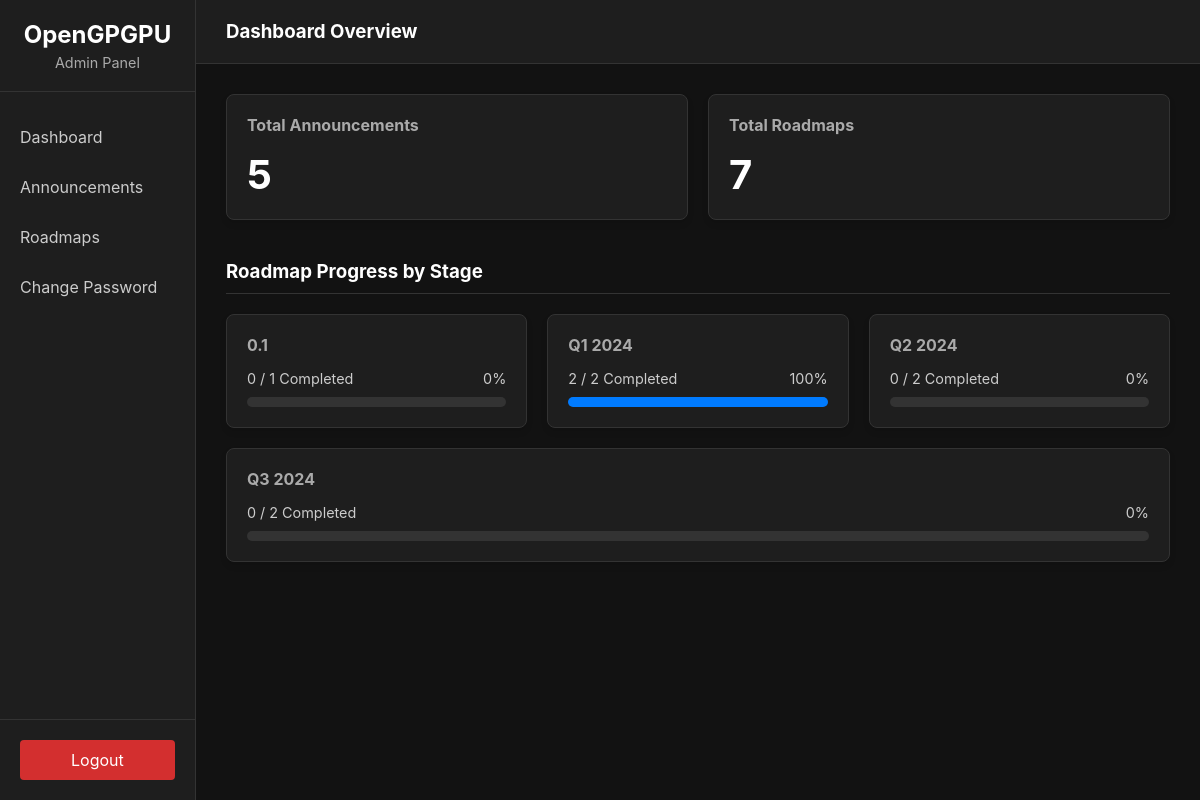
Page /admin/dashboard (signed in) on the earlier database version.
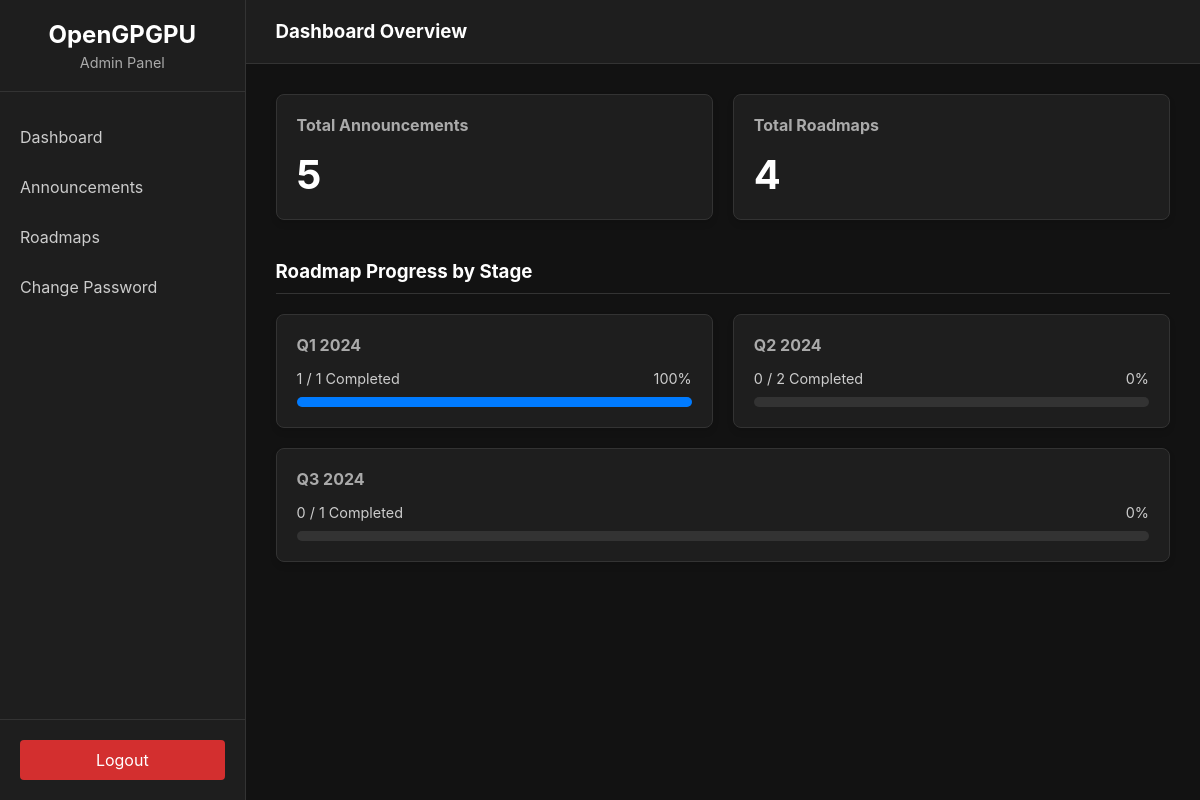
Same page on the later database version.
### app/models/roadmap.py (models this page shows)
class Roadmap(BaseModel):
    __tablename__ = 'roadmaps'
    title = db.Column(db.String(100), nullable=False)
    description = db.Column(db.Text, nullable=True)
    stage = db.Column(db.String(50), nullable=False) # e.g., 'Q1 2024', 'Q2 2024'
    status = db.Column(db.String(20), default='pending') # pending, in_progress, completed
    order = db.Column(db.Integer, default=0)

### app/views/admin.py (the view)
@admin_bp.route('/dashboard')
@login_required
def dashboard():
    from app.services.roadmap_service import RoadmapService
    announcements = AnnouncementService.get_all()
    total_announcements = len(announcements)
    roadmaps_grouped = RoadmapService.get_all_roadmap_grouped()
    roadmap_stats = {}
    total_roadmaps = 0
    for stage, items in roadmaps_grouped.items():
        total_roadmaps += len(items)
        completed = sum(1 for item in items if item.status == 'completed')
        roadmap_stats[stage] = {
            'total': len(items),
            'completed': completed,
            'progress': int((completed / len(items)) * 100) if len(items) > 0 else 0
        }
    return render_template('admin/dashboard.html',
                           total_announcements=total_announcements,
                           total_roadmaps=total_roadmaps,
                           roadmap_stats=roadmap_stats)

### app/__init__.py (called while the page is built)
def create_app(config_name='default'):
    app = Flask(__name__)
    app.config.from_object(config[config_name])
    db.init_app(app)
    bcrypt.init_app(app)
    login_manager.init_app(app)
    @login_manager.user_loader
    def load_user(user_id):
        from app.dao.admin_dao import AdminDAO
        return AdminDAO.get_by_id(int(user_id))
    from app.views.frontend import frontend_bp
    from app.views.admin import admin_bp
    app.register_blueprint(frontend_bp)
    app.register_blueprint(admin_bp)
    return app

### app/dao/base_dao.py (called while the page is built)
    @classmethod
    def get_by_id(cls, id):
        return db.session.get(cls.model, id)

    @classmethod
    def get_all(cls):
        return db.session.query(cls.model).all()

### app/dao/roadmap_dao.py (called while the page is built)
    @classmethod
    def get_all_ordered(cls):
        return db.session.query(cls.model).order_by(cls.model.stage, cls.model.order).all()

### app/services/announcement_service.py (called while the page is built)
    @staticmethod
    def get_all():
        return AnnouncementDAO.get_all()

### app/templates/admin/dashboard.html (shortened to what this page needs)
{% extends "admin/base.html" %}
{% block header %}Dashboard Overview{% endblock %}
{% block content %}
<div class="dashboard-cards">
    <div class="card">
        <h4>Total Announcements</h4>
        <div class="card-value">{{ total_announcements }}</div>
    </div>
    <div class="card">
        <h4>Total Roadmaps</h4>
        <div class="card-value">{{ total_roadmaps }}</div>
    </div>
</div>
<h3 class="section-title">Roadmap Progress by Stage</h3>
<div class="dashboard-cards">
    {% for stage, stat in roadmap_stats.items() %}
    <div class="card">
        <h4>{{ stage|capitalize }}</h4>
        <div class="progress-info">
            <span>{{ stat.completed }} / {{ stat.total }} Completed</span>
            <span class="progress-percent">{{ stat.progress }}%</span>
        </div>
        <div class="progress-bar-bg">
            <div class="progress-bar-fill" style="width: {{ stat.progress }}%;"></div>
        </div>
    </div>
    {% else %}
    <p>No roadmaps data available.</p>
    {% endfor %}
</div>
{% endblock %}

Differences in the rows shown:
removed Roadmap: stage "0.1", completed "0", total "1", progress "0"
computed for Roadmap (number 1 of 3 on the later page): completed "2" → "1"; total "2" → "1"
computed for Roadmap (number 3 of 3 on the later page): total "2" → "1"
Other differences:
{{ total_roadmaps }}: "7" → "4"
